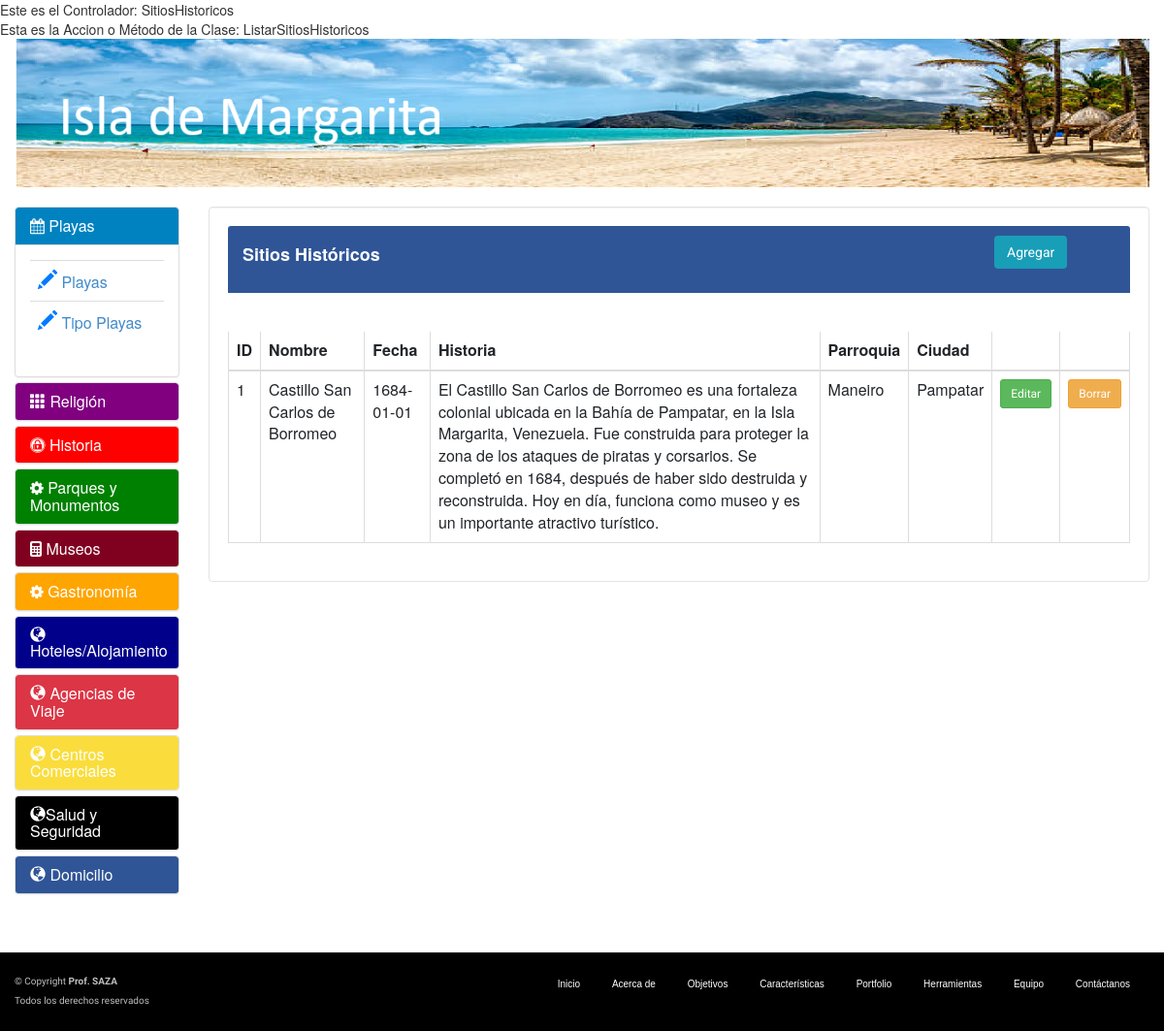
/SitiosHistoricos/ListarSitiosHistoricos, run on the app's committed database.
### tables this page shows
CREATE TABLE IF NOT EXISTS `tbl_sitioshistoricos` (
  `id_SitiosHistoricos` int NOT NULL AUTO_INCREMENT,
  `Nombre_Sitio` text NOT NULL,
  `fecha_creacion` date NOT NULL,
  `Historia` text NOT NULL,
  `imagen` varchar(255) NOT NULL,
  `CodCiudad` int NOT NULL,
  `CodParroquia` int NOT NULL,
  PRIMARY KEY (`id_SitiosHistoricos`),
  KEY `CodCiudad` (`CodCiudad`),
  KEY `CodParroquia` (`CodParroquia`)
);

CREATE TABLE IF NOT EXISTS `tbl_parroquia` (
  `Cod_Parroquia` int NOT NULL,
  `Cod_Municipio` int NOT NULL,
  `Des_Parroquia` varchar(100) NOT NULL,
  PRIMARY KEY (`Cod_Parroquia`),
  KEY `Cod_Municipio` (`Cod_Municipio`)
);

CREATE TABLE IF NOT EXISTS `tbl_ciudad` (
  `Cod_Ciudad` int NOT NULL,
  `Cod_Estado` int NOT NULL,
  `Des_Ciudad` varchar(52) NOT NULL,
  PRIMARY KEY (`Cod_Ciudad`),
  KEY `Cod_Estado` (`Cod_Estado`)
);

### controllers/SitiosHistoricosController.php (called while the page is built, shortened)
<?php
class SitiosHistoricosController
{
     function ListarSitiosHistoricos(){
         require_once('views/SitiosHistoricos/listarsitioshistoricos.php');
    }
    static public function ListarSitiosHistoricos1(){
       	 require_once('models/SitiosHistoricosModels.php');
         $result_Listar= SitiosHistoricosModels::ListarSitiosHitoricos();
         return $result_Listar;
    }
}
?>

### models/SitiosHistoricosModels.php (called while the page is built, shortened)
<?php
class SitiosHistoricosModels
{
	public static function Get_Data($sql){
		$conexion=Conectar::conexion();
		try {
			!$result = mysqli_query($conexion, $sql);
		if ($result) {
            if (mysqli_affected_rows($conexion) == 0) {
                return false;
            } else {
                return $result;
            }
        } else {
            return false;
        }
		} catch (Exception $e) {
			return false;
		} finally {
			$conexion = Conectar::desconexion($conexion);
		}
	}
	public static function ListarSitiosHitoricos(){
		$sql_SitiosHistoricos = "SELECT `tbl_sitioshistoricos`.*, `tbl_ciudad`.`Des_Ciudad`, `tbl_parroquia`.`Des_Parroquia`
								FROM `tbl_sitioshistoricos`
								LEFT JOIN `tbl_ciudad` ON `tbl_sitioshistoricos`.`CodCiudad` = `tbl_ciudad`.`Cod_Ciudad`
								LEFT JOIN `tbl_parroquia` ON `tbl_sitioshistoricos`.`CodParroquia` = `tbl_parroquia`.`Cod_Parroquia`;";
        $result_SitiosHistoricos = SitiosHistoricosModels::Get_Data($sql_SitiosHistoricos);
        return $result_SitiosHistoricos;
	}
}
?>

### views/SitiosHistoricos/listarsitioshistoricos.php (the view)
<?php
   require_once('controllers/SitiosHistoricosController.php');
   $controller = new SitiosHistoricosController();
   $result_sitios = $controller->ListarSitiosHistoricos1();
   $numrows = 0;
   if($result_sitios) {
        $numrows = mysqli_num_rows($result_sitios);
    }
?>
<div class="contaniner">
<div class="panel-heading" style="background-color: #2F5597">
    <div class="row">
        <div class="col-10" style="color: white">
            <h4><b>Sitios Históricos</b></h4>
        </div>
        <div class="col-2">
            <form action="<?php echo SERVERURL ?>SitiosHistoricos/IngresarSitioHistorico" method="POST">
                <button type="submit" class="btn btn-prymary" text-align = "center">Agregar</button>
            </form>
        </div>
    </div>
</div>
<br><br>
<div class="table-responsive">
    <table class="table table-bordered">
        <thead>
            <tr>
                <th>ID</th>
                <th>Nombre</th>
                <th>Fecha</th>
                <th>Historia</th>
                <th>Parroquia</th>
                <th>Ciudad</th>
                <th></th>
                <th></th>
            </tr>
        </thead>
        <tbody>
        <?php
        if ($numrows > 0) {
            while ($row = mysqli_fetch_array($result_sitios)) {
                ?>
                <tr>
                    <td><?php echo $row['id_SitiosHistoricos']; ?></td>
                    <td><?php echo $row['Nombre_Sitio']; ?></td>
                    <td><?php echo $row['fecha_creacion']; ?></td>
                    <td><?php echo $row['Historia']; ?></td>
                    <td><?php echo $row['Des_Parroquia']; ?></td>
                    <td><?php echo $row['Des_Ciudad']; ?></td>
                    <td align= "center" width="50px">
                        <form action="<?php echo SERVERURL ?>SitiosHistoricos/ActualizarSitioHistorico/<?php echo $row['id_SitiosHistoricos']; ?>" method="POST" style="display:inline;">
                            <button type="submit" class="btn btn-sm btn-success">Editar</button>
                        </form>
                    <td align= "center" width="50px">
                        <form action="<?php echo SERVERURL ?>SitiosHistoricos/BorrarSitioHistorico/<?php echo $row['id_SitiosHistoricos']; ?>" method="POST" style="display:inline;">
                            <button type="submit" class="btn btn-sm btn-warning">Borrar</button>
                        </form>
                    </td>
                </tr>
                <?php
            }
        }
        ?>
        </tbody>
    </table>
</div>
</div>

### css/style.css (style rules this page uses)
h1, h2, h3, h4, h5, h6 { font-family: "Raleway", Helvetica, Arial, sans-serif; }
h4 { font-size: 18px; }
.btn { background-color: #199EB8; font-family: "Roboto", Helvetica, Arial, sans-serif; font-weight: 800; color: #fff; padding: 15px 45px; border-radius: 50px; }

### data on the page
tbl_sitioshistoricos: id_SitiosHistoricos "1", Nombre_Sitio "Castillo San Carlos de Borromeo", fecha_creacion "1684-01-01", Historia "El Castillo San Carlos de Borromeo es una fortaleza colonial ubicada en la Bahía de Pampatar, en la Isla Margarita, Venezuela. Fue construida para proteger la zona de los ataques de piratas y corsarios. Se completó en 1684, después de haber sido destruida y reconstruida. Hoy en día, funciona como museo y es un importante atractivo turístico.", CodParroquia.Des_Parroquia "Maneiro", CodCiudad.Des_Ciudad "Pampatar"

### other printed values
$controller = $router->getController() "SitiosHistoricos"
$action = $router->getAction() "ListarSitiosHistoricos"
